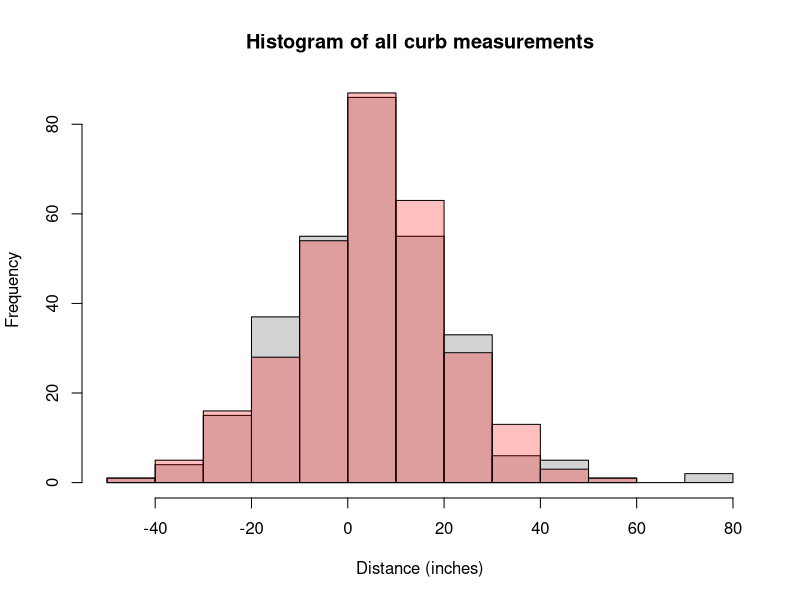
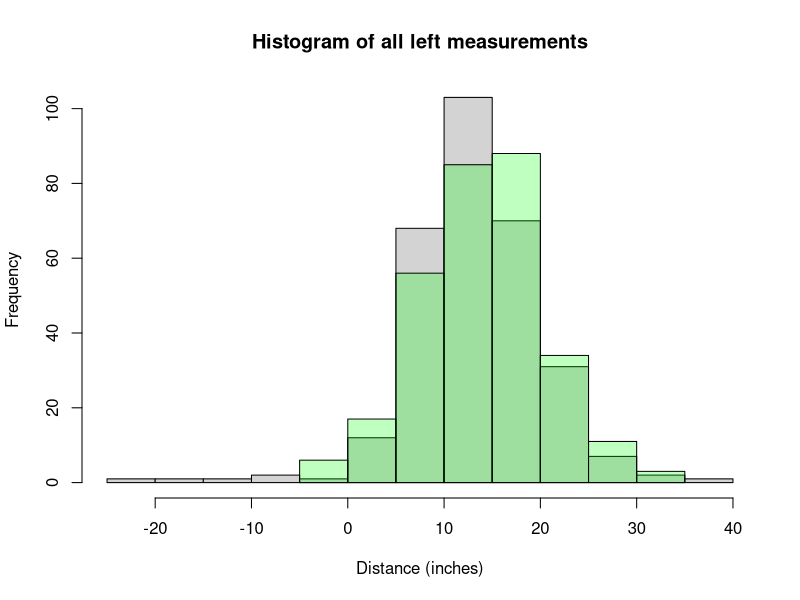
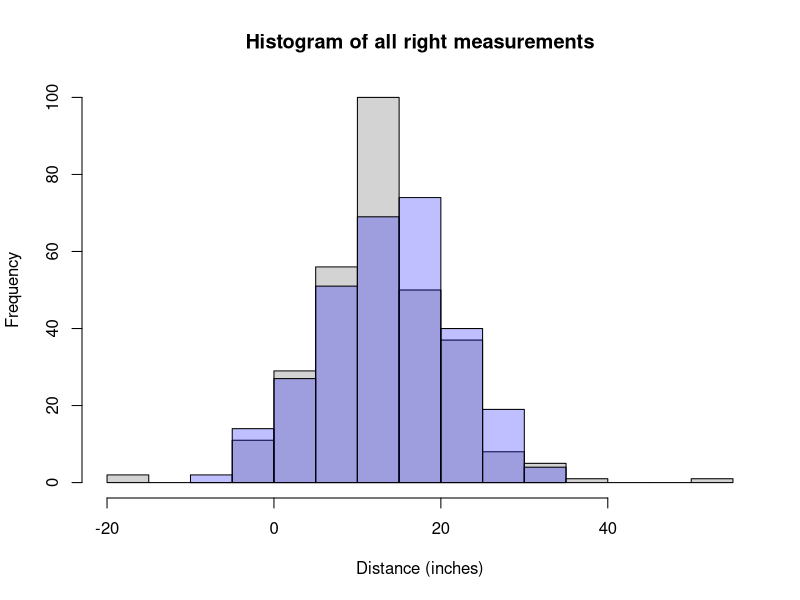

These figures' R source, in order:
## ---- chunk 1
knitr::opts_chunk$set(echo = TRUE)
## ---- chunk 2
#load csvs
MEB_Parking <- read.csv("resources/MEB Parking Lot.csv")
Union_Parking <- read.csv("resources/Union Parking Lot.csv")
Student_Store_Parking <- read.csv("resources/Student Store Parking Lot.csv")
All_Parking <- rbind(MEB_Parking, Student_Store_Parking, Union_Parking)

## ---- chunk 3
# hist of measurements
hist(All_Parking$curb, main=paste("Histogram of all curb measurements"), xlab = paste("Distance (inches)"))
hist(rnorm(300, mean(All_Parking$curb), sd(All_Parking$curb)), add=T, col = rgb(1, 0, 0, 0.25))
summary(All_Parking$curb)
## ---- chunk 4
hist(All_Parking$left, main=paste("Histogram of all left measurements"), xlab = paste("Distance (inches)"))
hist(rnorm(300, mean(All_Parking$left), sd(All_Parking$left)), add=T, col = rgb(0, 1, 0, 0.25))
summary(All_Parking$left)
## ---- chunk 5
hist(All_Parking$right, main=paste("Histogram of all right measurements"), xlab = paste("Distance (inches)"))
hist(rnorm(300, mean(All_Parking$right), sd(All_Parking$right)), add=T, col = rgb(0, 0, 1, 0.25))
summary(All_Parking$right)
## ---- chunk 6
# Types of cars
table(All_Parking$make)
## ---- chunk 7
table(All_Parking$type)
## ---- chunk 8
table(All_Parking$state)
## ---- chunk 9


# this gets the average of each type of car measurements
acura_left_avg <- mean(All_Parking$left[grep("acura", All_Parking$make)])
acura_right_avg <- mean(All_Parking$right[grep("acura", All_Parking$make)])
acura_curb_avg <- mean(All_Parking$curb[grep("acura", All_Parking$make)])
acura_stats <- c(acura_left_avg, acura_right_avg, acura_curb_avg)

audi_left_avg <- mean(All_Parking$left[grep("audi", All_Parking$make)])
audi_right_avg <- mean(All_Parking$right[grep("audi", All_Parking$make)])
audi_curb_avg <- mean(All_Parking$curb[grep("audi", All_Parking$make)])
audi_stats <- c(audi_left_avg, audi_right_avg, audi_curb_avg)


bmw_left_avg <- mean(All_Parking$left[grep("bmw", All_Parking$make)])
bmw_right_avg <- mean(All_Parking$right[grep("bmw", All_Parking$make)])
bmw_curb_avg <- mean(All_Parking$curb[grep("bmw", All_Parking$make)])
bmw_stats <- c(bmw_left_avg, bmw_right_avg, bmw_curb_avg)

                                      
buick_left_avg <- mean(All_Parking$left[grep("buick", All_Parking$make)])
buick_right_avg <- mean(All_Parking$right[grep("buick", All_Parking$make)])
buick_curb_avg <- mean(All_Parking$curb[grep("buick", All_Parking$make)])
buick_stats <- c(buick_left_avg, buick_right_avg, buick_curb_avg)

chevy_left_avg <- mean(All_Parking$left[grep("chevy", All_Parking$make)])
chevy_right_avg <- mean(All_Parking$right[grep("chevy", All_Parking$make)])
chevy_curb_avg <- mean(All_Parking$curb[grep("chevy", All_Parking$make)])
chevy_stats <- c(chevy_left_avg, chevy_right_avg, chevy_curb_avg)

chrysler_left_avg <- mean(All_Parking$left[grep("chrysler", All_Parking$make)])
chrysler_right_avg <- mean(All_Parking$right[grep("chrysler", All_Parking$make)])
chrysler_curb_avg <- mean(All_Parking$curb[grep("chrysler", All_Parking$make)])
chrysler_stats <- c(chrysler_left_avg, chrysler_right_avg, chrysler_curb_avg)

dodge_left_avg <- mean(All_Parking$left[grep("dodge", All_Parking$make)])
dodge_right_avg <- mean(All_Parking$right[grep("dodge", All_Parking$make)])
dodge_curb_avg <- mean(All_Parking$curb[grep("dodge", All_Parking$make)])
dodge_stats <- c(dodge_left_avg, dodge_right_avg, dodge_curb_avg)

ford_left_avg <- mean(All_Parking$left[grep("ford", All_Parking$make)])
ford_right_avg <- mean(All_Parking$right[grep("ford", All_Parking$make)])
ford_curb_avg <- mean(All_Parking$curb[grep("ford", All_Parking$make)])
ford_stats <- c(ford_left_avg, ford_right_avg, ford_curb_avg)

gmc_left_avg <- mean(All_Parking$left[grep("gmc", All_Parking$make)])
gmc_right_avg <- mean(All_Parking$right[grep("gmc", All_Parking$make)])
gmc_curb_avg <- mean(All_Parking$curb[grep("gmc", All_Parking$make)])
gmc_stats <- c(gmc_left_avg, gmc_right_avg, gmc_curb_avg)

honda_left_avg <- mean(All_Parking$left[grep("honda", All_Parking$make)])
honda_right_avg <- mean(All_Parking$right[grep("honda", All_Parking$make)])
honda_curb_avg <- mean(All_Parking$curb[grep("honda", All_Parking$make)])
honda_stats <- c(honda_left_avg, honda_right_avg, honda_curb_avg)

hyundai_left_avg <- mean(All_Parking$left[grep("hyundai", All_Parking$make)])
hyundai_right_avg <- mean(All_Parking$right[grep("hyundai", All_Parking$make)])
hyundai_curb_avg <- mean(All_Parking$curb[grep("hyundai", All_Parking$make)])
hyundai_stats <- c(hyundai_left_avg,hyundai_right_avg, hyundai_curb_avg)

infiniti_left_avg <- mean(All_Parking$left[grep("infiniti", All_Parking$make)])
infiniti_right_avg <- mean(All_Parking$right[grep("infiniti", All_Parking$make)])
infiniti_curb_avg <- mean(All_Parking$curb[grep("infiniti", All_Parking$make)])
infiniti_stats <- c(infiniti_left_avg,infiniti_right_avg, infiniti_curb_avg)

jeep_left_avg <- mean(All_Parking$left[grep("jeep", All_Parking$make)])
jeep_right_avg <- mean(All_Parking$right[grep("jeep", All_Parking$make)])
jeep_curb_avg <- mean(All_Parking$curb[grep("jeep", All_Parking$make)])
jeep_stats <- c(jeep_left_avg,jeep_right_avg, jeep_curb_avg)

kia_left_avg <- mean(All_Parking$left[grep("kia", All_Parking$make)])
kia_right_avg <- mean(All_Parking$right[grep("kia", All_Parking$make)])
kia_curb_avg <- mean(All_Parking$curb[grep("kia", All_Parking$make)])
kia_stats <- c(kia_left_avg,kia_right_avg, kia_curb_avg)

lexus_left_avg <- mean(All_Parking$left[grep("lexus", All_Parking$make)])
lexus_right_avg <- mean(All_Parking$right[grep("lexus", All_Parking$make)])
lexus_curb_avg <- mean(All_Parking$curb[grep("lexus", All_Parking$make)])
lexus_stats <- c(lexus_left_avg,lexus_right_avg, lexus_curb_avg)

lincoln_left_avg <- mean(All_Parking$left[grep("lincoln", All_Parking$make)])
lincoln_right_avg <- mean(All_Parking$right[grep("lincoln", All_Parking$make)])
lincoln_curb_avg <- mean(All_Parking$curb[grep("lincoln", All_Parking$make)])
lincoln_stats <- c(lincoln_left_avg,lincoln_right_avg, lincoln_curb_avg)

maserati_left_avg <- mean(All_Parking$left[grep("maserati", All_Parking$make)])
maserati_right_avg <- mean(All_Parking$right[grep("maserati", All_Parking$make)])
maserati_curb_avg <- mean(All_Parking$curb[grep("maserati", All_Parking$make)])
maserati_stats <- c(maserati_left_avg,maserati_right_avg, maserati_curb_avg)

mazda_left_avg <- mean(All_Parking$left[grep("mazda", All_Parking$make)])
mazda_right_avg <- mean(All_Parking$right[grep("mazda", All_Parking$make)])
mazda_curb_avg <- mean(All_Parking$curb[grep("mazda", All_Parking$make)])
mazda_stats <- c(mazda_left_avg,mazda_right_avg, mazda_curb_avg)

mercedes_left_avg <- mean(All_Parking$left[grep("mercedes", All_Parking$make)])
mercedes_right_avg <- mean(All_Parking$right[grep("mercedes", All_Parking$make)])
mercedes_curb_avg <- mean(All_Parking$curb[grep("mercedes", All_Parking$make)])
mercedes_stats <- c(mercedes_left_avg,mercedes_right_avg, mercedes_curb_avg)

mitsubishi_left_avg <- mean(All_Parking$left[grep("mitsubishi", All_Parking$make)])
mitsubishi_right_avg <- mean(All_Parking$right[grep("mitsubishi", All_Parking$make)])
mitsubishi_curb_avg <- mean(All_Parking$curb[grep("mitsubishi", All_Parking$make)])
mitsubishi_stats <- c(mitsubishi_left_avg,mitsubishi_right_avg, mitsubishi_curb_avg)

nissan_left_avg <- mean(All_Parking$left[grep("nissan", All_Parking$make)])
nissan_right_avg <- mean(All_Parking$right[grep("nissan", All_Parking$make)])
nissan_curb_avg <- mean(All_Parking$curb[grep("nissan", All_Parking$make)])
nissan_stats <- c(nissan_left_avg,nissan_right_avg, nissan_curb_avg)

porche_left_avg <- mean(All_Parking$left[grep("porche", All_Parking$make)])
porche_right_avg <- mean(All_Parking$right[grep("porche", All_Parking$make)])
porche_curb_avg <- mean(All_Parking$curb[grep("porche", All_Parking$make)])
porche_stats <- c(porche_left_avg,porche_right_avg, porche_curb_avg)

ram_left_avg <- mean(All_Parking$left[grep("ram", All_Parking$make)])
ram_right_avg <- mean(All_Parking$right[grep("ram", All_Parking$make)])
ram_curb_avg <- mean(All_Parking$curb[grep("ram", All_Parking$make)])
ram_stats <- c(ram_left_avg,ram_right_avg, ram_curb_avg)

saturn_left_avg <- mean(All_Parking$left[grep("saturn", All_Parking$make)])
saturn_right_avg <- mean(All_Parking$right[grep("saturn", All_Parking$make)])
saturn_curb_avg <- mean(All_Parking$curb[grep("saturn", All_Parking$make)])
saturn_stats <- c(saturn_left_avg,saturn_right_avg, saturn_curb_avg)

subi_left_avg <- mean(All_Parking$left[grep("subi", All_Parking$make)])
subi_right_avg <- mean(All_Parking$right[grep("subi", All_Parking$make)])
subi_curb_avg <- mean(All_Parking$curb[grep("subi", All_Parking$make)])
subi_stats <- c(subi_left_avg,subi_right_avg, subi_curb_avg)

tesla_left_avg <- mean(All_Parking$left[grep("tesla", All_Parking$make)])
tesla_right_avg <- mean(All_Parking$right[grep("tesla", All_Parking$make)])
tesla_curb_avg <- mean(All_Parking$curb[grep("tesla", All_Parking$make)])
tesla_stats <- c(tesla_left_avg,tesla_right_avg, tesla_curb_avg)

toyota_left_avg <- mean(All_Parking$left[grep("toyota", All_Parking$make)])
toyota_right_avg <- mean(All_Parking$right[grep("toyota", All_Parking$make)])
toyota_curb_avg <- mean(All_Parking$curb[grep("toyota", All_Parking$make)])
toyota_stats <- c(toyota_left_avg,toyota_right_avg,toyota_curb_avg)

volvo_left_avg <- mean(All_Parking$left[grep("volvo", All_Parking$make)])
volvo_right_avg <- mean(All_Parking$right[grep("volvo", All_Parking$make)])
volvo_curb_avg <- mean(All_Parking$curb[grep("volvo", All_Parking$make)])
volvo_stats <- c(volvo_left_avg,volvo_right_avg,volvo_curb_avg)

vw_left_avg <- mean(All_Parking$left[grep("vw", All_Parking$make)])
vw_right_avg <- mean(All_Parking$right[grep("vw", All_Parking$make)])
vw_curb_avg <- mean(All_Parking$curb[grep("vw", All_Parking$make)])
vw_stats <- c(vw_left_avg,vw_right_avg,vw_curb_avg)


## ---- chunk 10
#make a large table

all_make_stats_df <- data.frame(acura_stats, audi_stats, bmw_stats, buick_stats, chevy_stats, chrysler_stats, dodge_stats, ford_stats, gmc_stats, honda_stats, hyundai_stats, infiniti_stats, jeep_stats, kia_stats, lexus_stats, lincoln_stats, maserati_stats, mazda_stats, mercedes_stats, mitsubishi_stats, nissan_stats, porche_stats, ram_stats, saturn_stats, subi_stats, tesla_stats, toyota_stats, volvo_stats, vw_stats)


new_df <- as.data.frame(t(all_make_stats_df), row.names = c("Acura", "Audi", "BMW", "Buick", "Chevy", "Chrysler", "Dodge", "Ford", "GMC", "Honda", "Hyundai", "Infiniti", "Jeep", "Kia","Lexus", "Lincoln", "Maserati", "Mazda", "Mercedes", "Mitsubishi", "Nissan", "Porche", "Ram", "Saturn", "Subaru", "Tesla", "Toyota", "Volvo", "Volkswagen"))

colnames(new_df) <- c("Left", "Right", "Curb")

rmarkdown::paged_table(new_df)
